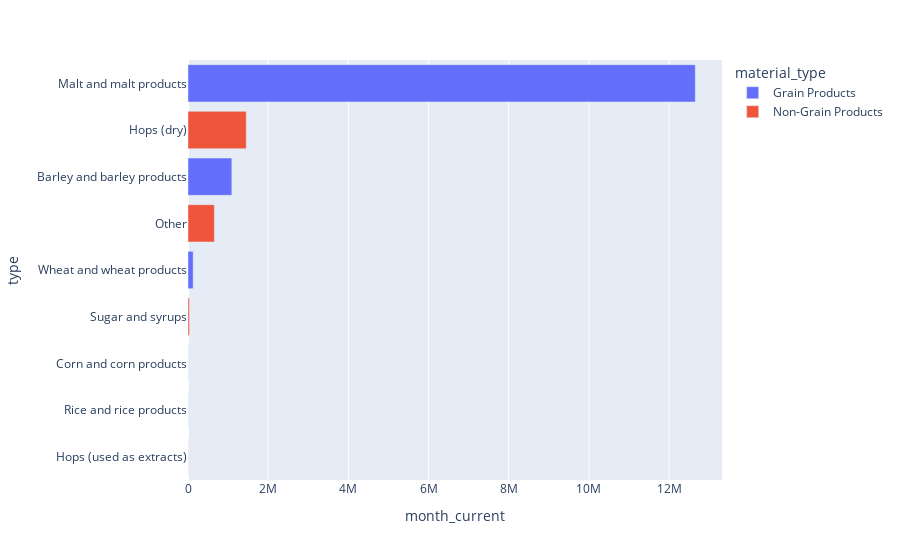

The notebook cell saved with this chart:
### Markdown cell above
Based on the above, it looks like "Total Used" is a sum of "Total grain products" and "Total non-grain products" which are sums of the individual materials by type. Removing totals and colour coding the bar chart by material type, we can see the comparison of individual materials used and their respective types.

### Code cell
brewing_materials_sample = brewing_materials_sample[brewing_materials_sample['material_type'].str.contains('Total') == False]
fig = px.bar(
    brewing_materials_sample,
    x='month_current',
    y='type',
    orientation='h',
    color='material_type'
)

fig.update_layout(yaxis={'categoryorder': 'total ascending'})

fig.show()

### Figure 1 — Plotly figure (JSON) as saved in the notebook; plotly's stock layout.template omitted (floating-point values rounded to 4 significant figures)
{"data": [{"alignmentgroup": "True", "hovertemplate": "material_type=Grain Products<br>month_current=%{x}<br>type=%{y}<extra></extra>", "legendgroup": "Grain Products", "marker": {"color": "#636efa", "pattern": {"shape": ""}}, "name": "Grain Products", "offsetgroup": "Grain Products", "orientation": "h", "showlegend": true, "textposition": "auto", "type": "bar", "x": [12651943, 2777, 2472, 1093381, 128174], "xaxis": "x", "y": ["Malt and malt products", "Corn and corn products", "Rice and rice products", "Barley and barley products", "Wheat and wheat products"], "yaxis": "y"}, {"alignmentgroup": "True", "hovertemplate": "material_type=Non-Grain Products<br>month_current=%{x}<br>type=%{y}<extra></extra>", "legendgroup": "Non-Grain Products", "marker": {"color": "#EF553B", "pattern": {"shape": ""}}, "name": "Non-Grain Products", "offsetgroup": "Non-Grain Products", "orientation": "h", "showlegend": true, "textposition": "auto", "type": "bar", "x": [36213, 1453024, 2117, 657306], "xaxis": "x", "y": ["Sugar and syrups", "Hops (dry)", "Hops (used as extracts)", "Other"], "yaxis": "y"}], "layout": {"barmode": "relative", "legend": {"title": {"text": "material_type"}, "tracegroupgap": 0}, "margin": {"t": 60}, "xaxis": {"anchor": "y", "domain": [0, 1], "title": {"text": "month_current"}}, "yaxis": {"anchor": "x", "categoryorder": "total ascending", "domain": [0, 1], "title": {"text": "type"}}}}
